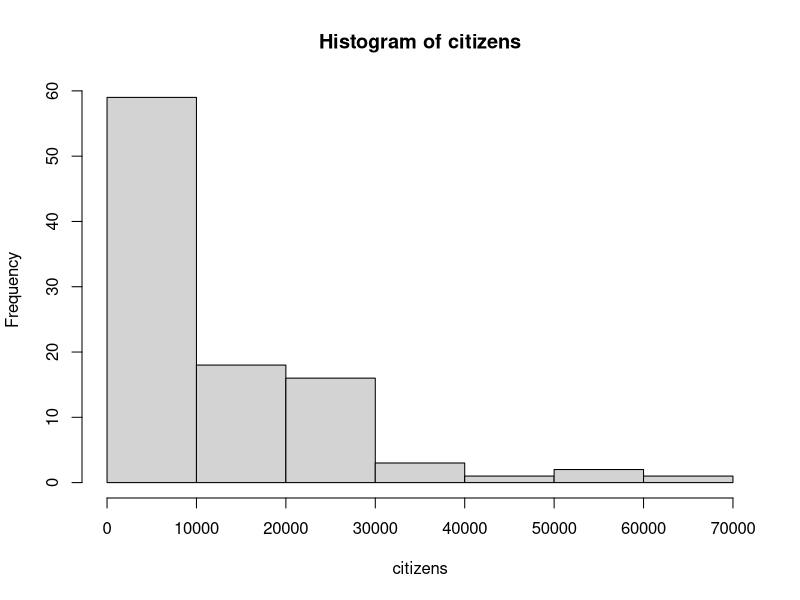
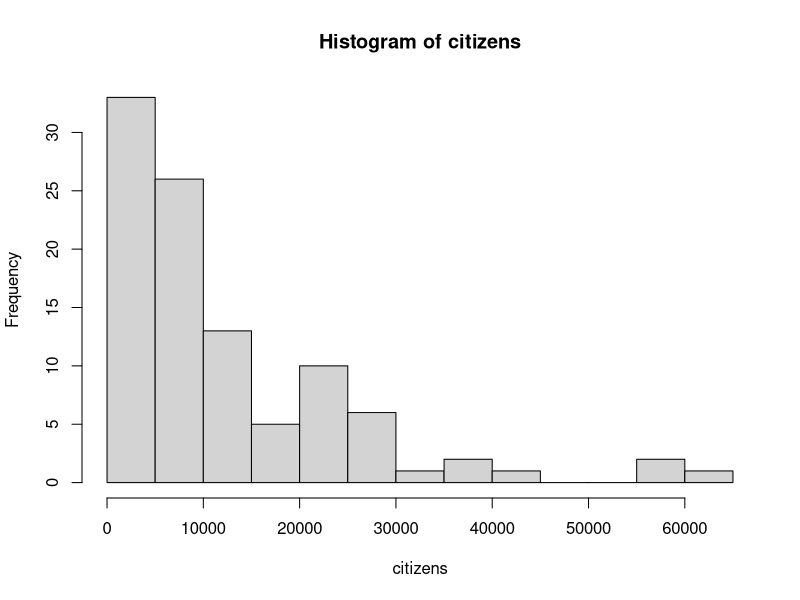

The R script that drew these images, in order:

#. The following data show the number of citizens in some German villages and cities in a certain region:

citizens=c(264, 9338, 445, 475, 5993, 21752, 10728, 537, 7724, 25121,
           24923, 19954, 6725, 9363, 17273, 317, 26848, 2213, 5015, 64120, 14127,
           2909, 2316, 22774, 25216, 20681, 418, 15786, 25109, 57797, 37194, 450,
           8713, 1278, 3327, 2187, 10547, 5960, 5580, 7650, 4024, 31029, 7165,
           1409, 8311, 16886, 21132, 19568, 12145, 22476, 1932, 6833, 1002, 3894,
           4229, 22084, 6741, 22503, 40480, 6245, 1066, 614, 4185, 13516, 10017,
           3033, 2967, 7096, 2727, 11208, 26253, 10666, 23908, 13270, 5817, 2475,
           5260, 2996, 12065, 371, 9439, 10425, 5685, 21869, 11580, 7726, 4808,
           9482, 8365, 3116, 14974, 6420, 4869, 55583, 2995, 3617, 37414, 25146,
           7173, 9817)

#(a) How many cities participated in the study?

length(citizens)

#Output = 100 



#(b) Create a histogram of the number of citizens. What can you say
#about the skewness of the data? (symmetric, left-skewed, rightskewed)

hist(citizens)
#output: In histgram we can see larger  tail in the right side. so it is right 
#skewed
#(c) Create a histogram with about 20 bins of the number of citizens
#(use breaks= in the hist-command). What can you now say about
#the skewness of the data? (symmetric, left-skewed, right-skewed)

hist(citizens, breaks = 20)

#right skewed
